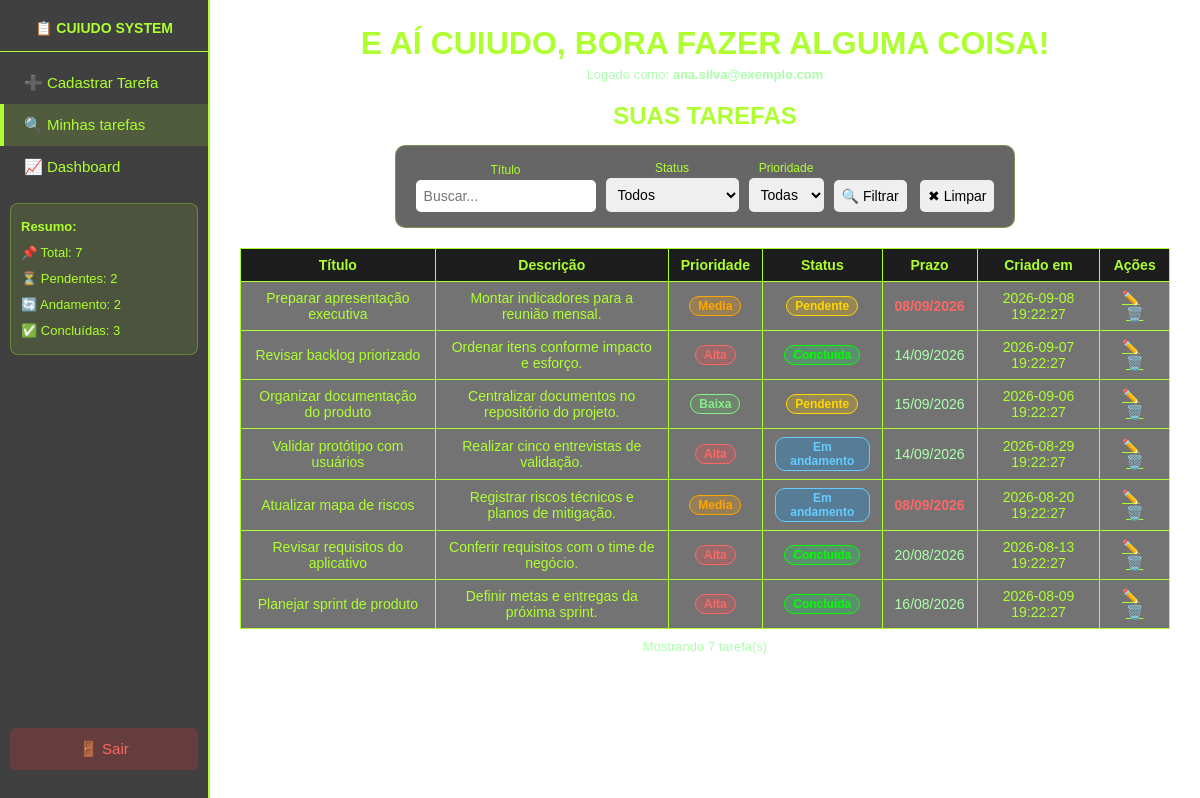
The app's page /telainicial.php?pagina=consultar (signed in) with its own data.
### tables this page shows
CREATE TABLE IF NOT EXISTS `tarefas` (
    `id` INT UNSIGNED NOT NULL AUTO_INCREMENT,
    `usuario_id` INT UNSIGNED NOT NULL,
    `titulo` VARCHAR(255) NOT NULL,
    `descricao` TEXT NULL,
    `prioridade` ENUM('baixa', 'media', 'alta') NOT NULL DEFAULT 'media',
    `status` ENUM('pendente', 'em andamento', 'concluida') NOT NULL DEFAULT 'pendente',
    `prazo` DATE NULL,
    `created_at` TIMESTAMP NOT NULL DEFAULT CURRENT_TIMESTAMP,
    PRIMARY KEY (`id`),
    KEY `idx_tarefas_usuario_created` (`usuario_id`, `created_at`),
    KEY `idx_tarefas_usuario_status` (`usuario_id`, `status`),
    KEY `idx_tarefas_usuario_prioridade` (`usuario_id`, `prioridade`),
    KEY `idx_tarefas_prazo` (`prazo`),
    CONSTRAINT `fk_tarefas_usuario`
        FOREIGN KEY (`usuario_id`) REFERENCES `cad_user` (`id`)
        ON UPDATE CASCADE
        ON DELETE CASCADE
);

### telainicial.php (the view, shortened to what this page needs)
<?php
include "conexao.php";
$usuario    = $_SESSION['usuario'];
$usuario_id = $_SESSION['id'];
$pagina = isset($_GET['pagina']) ? $_GET['pagina'] : 'cadastrar';
$filtro_titulo    = isset($_GET['f_titulo'])    ? trim($_GET['f_titulo'])    : '';
$where  = "WHERE usuario_id = ?";
$params = [$usuario_id];
$types  = "i";
$tarefas = [];
$stmt = $conexao->prepare("SELECT * FROM tarefas $where ORDER BY created_at DESC");
$stmt->bind_param($types, ...$params);
$stmt->execute();
$res = $stmt->get_result();
while ($row = $res->fetch_assoc()) $tarefas[] = $row;
$total     = count($tarefas);
$pendentes = count(array_filter($tarefas, fn($t) => $t['status'] === 'pendente'));
$andamento = count(array_filter($tarefas, fn($t) => $t['status'] === 'em andamento'));
$concluidas= count(array_filter($tarefas, fn($t) => $t['status'] === 'concluida'));
$relatorio_status = [];
$relatorio_tarefas = [];
$total_recuperacoes = 0;
$recuperacoes_por_email = [];
?>
<!DOCTYPE html>
<html>
<head>
</head>
<body>
<div class="sidebar">
    <h2>📋 CUIUDO SYSTEM</h2>
    <a href="?pagina=cadastrar" class="<?= $pagina==='cadastrar'?'ativo':'' ?>">➕ Cadastrar Tarefa</a>
    <a href="?pagina=consultar" class="<?= ($pagina==='consultar'||$pagina==='editar')?'ativo':'' ?>">🔍 Minhas tarefas</a>
    <a href="dashboard.php">📈 Dashboard</a>
    <div class="resumo">
        <strong>Resumo:</strong><br>
        📌 Total: <?= $total ?><br>
        ⏳ Pendentes: <?= $pendentes ?><br>
        🔄 Andamento: <?= $andamento ?><br>
        ✅ Concluídas: <?= $concluidas ?>
    </div>
    <div class="sair">
        <a href="?logout=1">🚪 Sair</a>
    </div>
</div>
<div class="conteudo">
    <h1>E AÍ CUIUDO, BORA FAZER ALGUMA COISA!</h1>
    <p class="sub">Logado como: <strong><?= htmlspecialchars($usuario) ?></strong></p>
    <?php if ($pagina === 'relatorio'): ?>
    <h2 style="margin-bottom:15px;">RELATÓRIO GERAL</h2>
    <div class="relatorio-acoes">
        <button type="button" onclick="exportarCSV()">📄 Exportar CSV</button>
        <button type="button" onclick="exportarPDF()">📕 Exportar PDF</button>
        <button type="button" onclick="window.print()">🖨️ Imprimir</button>
    </div>
    <div class="indicadores">
        <div class="indicador"><small>Total de atividades</small><strong><?= count($relatorio_tarefas) ?></strong></div>
        <div class="indicador"><small>Taxa de conclusão</small><strong><?= count($relatorio_tarefas) ? round(($relatorio_status['concluida'] ?? 0) * 100 / count($relatorio_tarefas), 1) : 0 ?>%</strong></div>
        <div class="indicador"><small>Em aberto</small><strong><?= ($relatorio_status['pendente'] ?? 0) + ($relatorio_status['em andamento'] ?? 0) ?></strong></div>
        <div class="indicador"><small>Alta prioridade aberta</small><strong><?= count(array_filter($relatorio_tarefas, fn($t) => $t['prioridade'] === 'alta' && $t['status'] !== 'concluida')) ?></strong></div>
        <div class="indicador"><small>Tentativas de recuperação</small><strong><?= $total_recuperacoes ?></strong></div>
    </div>
    <div class="relatorio-tabela" style="margin-bottom:20px;">
        <table>
            <tr><th>E-mail</th><th>Tentativas</th><th>Enviadas</th><th>Última tentativa</th></tr>
            <?php foreach ($recuperacoes_por_email as $recuperacao): ?>
            <tr>
                <td><?= htmlspecialchars($recuperacao['email']) ?></td>
                <td><?= (int)$recuperacao['total'] ?></td>
                <td><?= (int)$recuperacao['enviados'] ?></td>
                <td><?= htmlspecialchars($recuperacao['ultimo_envio']) ?></td>
            </tr>
            <?php endforeach; ?>
            <?php if (!$recuperacoes_por_email): ?><tr><td colspan="4">Nenhuma tentativa de recuperação registrada.</td></tr><?php endif; ?>
        </table>
    </div>
    <div class="relatorio-tabela">
        <table id="tabelaRelatorio">
            <tr><th>Usuário</th><th>Atividade</th><th>Prioridade</th><th>Status</th><th>Prazo</th><th>Criada em</th><th>Idade</th></tr>
            <?php foreach ($relatorio_tarefas as $t): ?>
            <tr>
                <td><?= htmlspecialchars($t['emailnumero']) ?></td>
                <td><?= htmlspecialchars($t['titulo']) ?></td>
                <td><?= htmlspecialchars(ucfirst($t['prioridade'])) ?></td>
                <td><?= htmlspecialchars(ucfirst($t['status'])) ?></td>
                <td class="<?= ($t['prazo'] && $t['status'] !== 'concluida' && $t['prazo'] < date('Y-m-d')) ? 'prazo-atrasado' : 'prazo-ok' ?>">
                    <?= $t['prazo'] ? date('d/m/Y', strtotime($t['prazo'])) : 'Sem prazo' ?>
                </td>
                <td><?= htmlspecialchars($t['created_at']) ?></td>
                <td><?= (int)$t['dias'] ?> dia(s)</td>
            </tr>
            <?php endforeach; ?>
        </table>
    </div>
    <script>
    function exportarCSV() {
        const linhas = [...document.querySelectorAll('#tabelaRelatorio tr')].map(linha => [...linha.cells].map(celula => '"' + celula.innerText.replaceAll('"', '""') + '"').join(';'));
        const blob = new Blob(['\ufeff' + linhas.join('\n')], { type: 'text/csv;charset=utf-8;' });
        const link = document.createElement('a'); link.href = URL.createObjectURL(blob); link.download = 'relatorio-atividades.csv'; link.click(); URL.revokeObjectURL(link.href);
    }
    function exportarPDF() {
        const { jsPDF } = window.jspdf; const pdf = new jsPDF('landscape');
        pdf.setFontSize(16); pdf.text('Relatorio de atividades', 14, 15);
        pdf.setFontSize(10); pdf.text('Gerado em ' + new Date().toLocaleString('pt-BR'), 14, 22);
        pdf.autoTable({ html: '#tabelaRelatorio', startY: 28, styles: { fontSize: 7 }, headStyles: { fillColor: [30, 70, 20] } });
        pdf.save('relatorio-atividades.pdf');
    }
    </script>
    <?php else: ?>
    <h2 style="margin-bottom:15px;">SUAS TAREFAS</h2>
    <form method="get">
        <div class="filtros">
            <div>
                <label>Título</label>
                <input name="f_titulo" size="18" type="text"
                       value="<?= htmlspecialchars($filtro_titulo) ?>"
                       placeholder="Buscar...">
            </div>
            <div>
                <label>Status</label>
                <select name="f_status">
                    <option value="">Todos</option>
                </select>
            </div>
            <div>
                <label>Prioridade</label>
                <select name="f_prioridade">
                    <option value="">Todas</option>
                </select>
            </div>
            <div>
                <button type="submit">🔍 Filtrar</button>
                <a href="?pagina=consultar"><button type="button">✖ Limpar</button></a>
            </div>
        </div>
    </form>
    <?php if (empty($tarefas)): ?>
        <p>Nenhuma tarefa encontrada. Tá de férias cuiudo?</p>
    <?php else: ?>
    <table>
        <tr>
            <th>Título</th>
            <th>Descrição</th>
            <th>Prioridade</th>
            <th>Status</th>
            <th>Prazo</th>
            <th>Criado em</th>
            <th>Ações</th>
        </tr>
        <?php foreach ($tarefas as $t): ?>
        <tr>
            <td><?= htmlspecialchars($t['titulo']) ?></td>
            <td><?= htmlspecialchars($t['descricao']) ?></td>
            <td>
                <span class="badge badge-<?= $t['prioridade'] ?>">
                    <?= ucfirst($t['prioridade']) ?>
                </span>
            </td>
            <td>
                <?php
                $cls = $t['status'] === 'pendente' ? 'pendente'
                     : ($t['status'] === 'em andamento' ? 'andamento' : 'concluida');
                ?>
                <span class="badge badge-<?= $cls ?>">
                    <?= ucfirst($t['status']) ?>
                </span>
            </td>
            <td class="<?= ($t['prazo'] && $t['status'] !== 'concluida' && $t['prazo'] < date('Y-m-d')) ? 'prazo-atrasado' : 'prazo-ok' ?>">
                <?= $t['prazo'] ? date('d/m/Y', strtotime($t['prazo'])) : 'Sem prazo' ?>
            </td>
            <td><?= $t['created_at'] ?></td>
            <td>
                <a href="?editar=<?= $t['id'] ?>">✏️</a>
                <a href="?deletar=<?= $t['id'] ?>&pagina=consultar"
                   onclick="return confirm('Apaga essa tarefa cuiudo?')">🗑️</a>
            </td>
        </tr>
        <?php endforeach; ?>
    </table>
    <p style="font-size:13px; margin-top:10px; color:#aaffaa;">
        Mostrando <?= count($tarefas) ?> tarefa(s)
    </p>
    <?php endif; ?>
    <?php endif; ?>
</div>
</body>
</html>

### telainicial.php (style rules this page uses)
* { box-sizing: border-box; margin: 0; padding: 0; }
body { background-image: url('https://media1.tenor.com/m/qK9AVPQCWbgAAAAd/woody-woodpecker-wolfie-wolf.gif'); background-repeat: no-repeat; background-size: cover; background-position: center; background-attachment: fixed; min-height: 100vh; color: greenyellow; font-family: sans-serif; display: flex; }
.sidebar { width: 210px; min-height: 100vh; background: rgba(0,0,0,0.75); display: flex; flex-direction: column; padding: 20px 0; flex-shrink: 0; border-right: 2px solid greenyellow; }
.sidebar h2 { text-align: center; font-size: 14px; color: greenyellow; padding: 0 10px 15px; border-bottom: 1px solid greenyellow; margin-bottom: 10px; }
.sidebar a { display: block; color: greenyellow; text-decoration: none; padding: 12px 20px; font-size: 15px; border-left: 4px solid transparent; transition: background 0.2s; }
.sidebar a:hover, .sidebar a.ativo { background: rgba(173,255,47,0.15); border-left: 4px solid greenyellow; }
.sidebar .resumo { margin: 15px 10px; background: rgba(173,255,47,0.1); border-radius: 8px; padding: 10px; font-size: 13px; line-height: 2; border: 1px solid rgba(173,255,47,0.3); }
.sidebar .sair { margin-top: auto; padding: 10px; }
.sidebar .sair a { background: rgba(255,50,50,0.2); border-radius: 6px; text-align: center; border-left: none; color: #ff6666; }
.conteudo { flex: 1; padding: 25px 30px; text-align: center; }
.conteudo h1 { margin-bottom: 5px; }
.conteudo p.sub { font-size: 13px; color: #aaffaa; margin-bottom: 20px; }
input, button, select, textarea { padding: 8px; border-radius: 5px; border: none; font-size: 14px; }
button { cursor: pointer; }
.filtros { display: inline-flex; flex-wrap: wrap; gap: 10px; align-items: flex-end; background: rgba(0,0,0,0.6); padding: 15px 20px; border-radius: 10px; margin-bottom: 20px; border: 1px solid rgba(173,255,47,0.3); }
.filtros label { font-size: 12px; display: block; margin-bottom: 3px; }
table { margin: 0 auto; border-collapse: collapse; width: 100%; background: rgba(0,0,0,0.55); font-size: 14px; }
th, td { border: 1px solid greenyellow; padding: 8px 12px; color: greenyellow; }
th { background: rgba(0,0,0,0.75); }
a { color: greenyellow; }
.badge { display: inline-block; padding: 2px 8px; border-radius: 10px; font-size: 12px; font-weight: bold; }
.badge-pendente { background: rgba(255,200,0,0.25); color: #ffd700; border: 1px solid #ffd700; }
.badge-andamento { background: rgba(0,150,255,0.25); color: #66ccff; border: 1px solid #66ccff; }
.badge-concluida { background: rgba(0,255,100,0.2); color: lime; border: 1px solid lime; }
.badge-alta { background: rgba(255,80,80,0.25); color: #ff6666; border: 1px solid #ff6666; }
.badge-media { background: rgba(255,165,0,0.25); color: #ffa500; border: 1px solid #ffa500; }
.badge-baixa { background: rgba(100,200,100,0.2); color: #88ee88; border: 1px solid #88ee88; }
.prazo-atrasado { color: #ff6666; font-weight: bold; }
.prazo-ok { color: #aaffaa; }

### records on screen
tarefas: titulo "Preparar apresentação executiva", descricao "Montar indicadores para a reunião mensal.", prioridade "Media", status "Pendente", prazo "08/09/2026", created_at "2026-09-08 19:22:27"
tarefas: titulo "Revisar backlog priorizado", descricao "Ordenar itens conforme impacto e esforço.", prioridade "Alta", status "Concluida", prazo "14/09/2026", created_at "2026-09-07 19:22:27"
tarefas: titulo "Organizar documentação do produto", descricao "Centralizar documentos no repositório do projeto.", prioridade "Baixa", status "Pendente", prazo "15/09/2026", created_at "2026-09-06 19:22:27"
tarefas: titulo "Validar protótipo com usuários", descricao "Realizar cinco entrevistas de validação.", prioridade "Alta", status "Em andamento", prazo "14/09/2026", created_at "2026-08-29 19:22:27"
tarefas: titulo "Atualizar mapa de riscos", descricao "Registrar riscos técnicos e planos de mitigação.", prioridade "Media", status "Em andamento", prazo "08/09/2026", created_at "2026-08-20 19:22:27"
tarefas: titulo "Revisar requisitos do aplicativo", descricao "Conferir requisitos com o time de negócio.", prioridade "Alta", status "Concluida", prazo "20/08/2026", created_at "2026-08-13 19:22:27"
tarefas: titulo "Planejar sprint de produto", descricao "Definir metas e entregas da próxima sprint.", prioridade "Alta", status "Concluida", prazo "16/08/2026", created_at "2026-08-09 19:22:27"

### other values on screen
$total "7"
$pendentes "2"
$andamento "2"
$concluidas "3"
$usuario "ana.silva@exemplo.com"
count($tarefas) "7"
